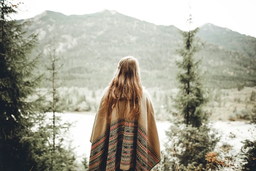
#> input picture 2.Image Dehazing Technology/image.bmp, 256 x 171 px, shrunk from 1200 x 800 before the run, found by its file name
$ python '2-1-5_Laplacian Operator_abs.py'
#> lines starting #> are read from the running program, lines starting #| are printed output that depends on the picture
import cv2 as cv
from matplotlib import pyplot as plt
import numpy as np
'''
import sys
sys.path.append('D:\pyrhon_test\2.Image Dehazing Technology\2-1_Spatial Image Enhancement\2-1-3_Laplacian_Operator.py')
from 2-1-3_Laplacian_Operator import my_laplace_sharpen
'''

plt.rcParams['font.sans-serif'] = ['SimHei'] #顯示中文標籤
plt.rcParams['axes.unicode_minus'] = False

original_image_test1 = cv.imread(r"D:\pyrhon_test\2.Image Dehazing Technology\image.bmp", 0)
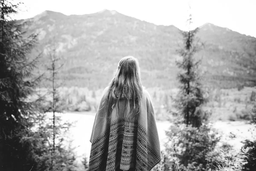
#> original_image_test1: shape (171, 256); min 15, max 255, mean 165
original_image_test2 = cv.cvtColor(original_image_test1, cv.COLOR_BGR2RGB)    #cv通道為BGR，但plt.show讀取為RGB

def my_laplace_sharpen(image, my_type = 'small'):
#> called with my_type = 'big'
    result = np.zeros(image.shape, dtype = np.int64)
    #確定拉普拉斯的範本形式
    if my_type == 'small':
        my_model = np.array([[0, 1, 0], [-1, 4, -1], [0, 1, 0]])
    else:
        my_model = np.array([[1, 1, 1], [1, -8, 1], [1, 1, 1]])

    #計算每個像素點在經過拉普拉斯範本變換後的值
    for i in range(image.shape[0]):
        for j in range(image.shape[1]):
            for ii in range(3):
                for jj in range(3):
                    #條件陳述式為判斷範本對應的值是否超出邊界
                    if(i + ii - 1) < 0 or  (i + ii + 1) >= image.shape[0]:
                        pass
                    elif(j + jj - 1) < 0 or  (j + jj + 1) >= image.shape[1]:
                        pass
                    else:
                        result[i][j] += image[i + ii - 1][j + jj - 1] * my_model[ii][jj]
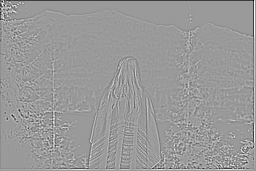
#> result: shape (171, 256, 3) int64; min -1265, max 828, mean -5; drawn with min black and max white
    return result

def my_laplace_result_add_abs(image, model):
    for i in range(model.shape[0]):
        for j in range(model.shape[1]):
            if (model[i][j]).any() < 0:
                model[i][j] = 0
            if (model[i][j]).any() > 255:
                model[i][j] = 255

    result = image - model
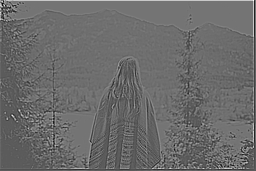
#> result: shape (171, 256, 3) int64; min -809, max 1518, mean 169.9; drawn with min black and max white

    for i in range(result.shape[0]):
        for j in range(result.shape[1]):
            if (result[i][j]).any() > 255:
                result[i][j] = 255
            if (result[i][j]).any() < 0:
                result[i][j] = 0

    return result

#呼叫自訂函數my_laplace_sharpen，該函數在laplace.py檔案中定義
result = my_laplace_sharpen(original_image_test2, my_type='big')

#繪製結果
fig = plt.figure()

fig.add_subplot(121)
plt.title('原始影像')
plt.imshow(original_image_test2)

fig.add_subplot(122)
plt.title('銳化濾波')
plt.imshow(my_laplace_result_add_abs(original_image_test2, result))

plt.show()
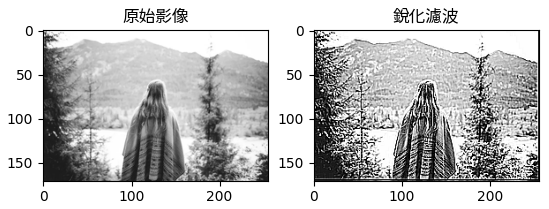
#> figure drawn by matplotlib, 2 panels
